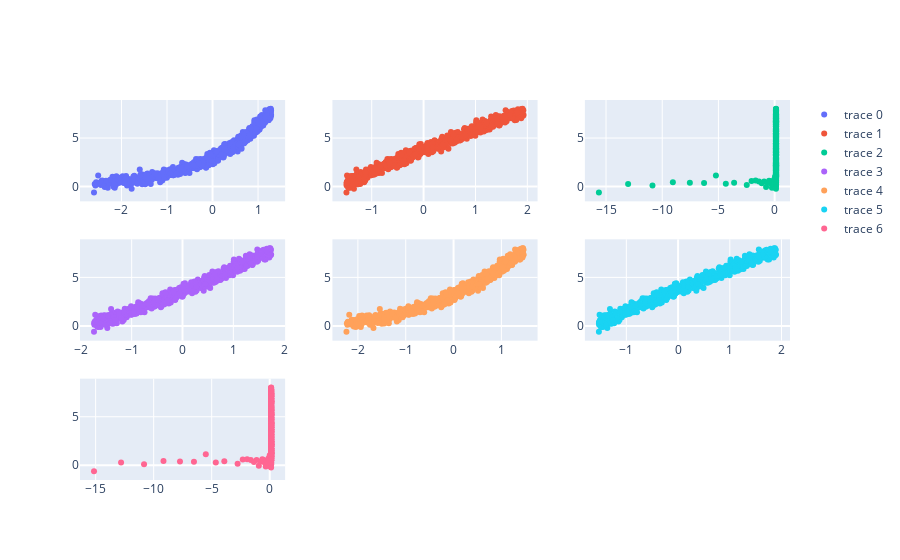

The notebook cell this image was saved under:
### Code cell
fig = make_subplots(rows=3, cols=3)

fig.add_trace(go.Scatter(x=data[:, 0], y=target, mode='markers'), 1, 1)
fig.add_trace(go.Scatter(x=data[:, 1], y=target, mode='markers'), 1, 2)
fig.add_trace(go.Scatter(x=data[:, 2], y=target, mode='markers'), 1, 3)
fig.add_trace(go.Scatter(x=data[:, 3], y=target, mode='markers'), 2, 1)
fig.add_trace(go.Scatter(x=data[:, 4], y=target, mode='markers'), 2, 2)
fig.add_trace(go.Scatter(x=data[:, 5], y=target, mode='markers'), 2, 3)
fig.add_trace(go.Scatter(x=data[:, 6], y=target, mode='markers'), 3, 1)

fig.show()

### Figure 1 — Plotly figure (JSON) as saved in the notebook; plotly's stock layout.template omitted (floating-point values rounded to 4 significant figures; data arrays with more than 128 entries replaced by an {"elided": "..."} marker saying what was removed)
{"data": [{"mode": "markers", "type": "scatter", "x": {"elided": "800 float values"}, "xaxis": "x", "y": {"elided": "800 float values"}, "yaxis": "y"}, {"mode": "markers", "type": "scatter", "x": {"elided": "800 float values"}, "xaxis": "x2", "y": {"elided": "800 float values"}, "yaxis": "y2"}, {"mode": "markers", "type": "scatter", "x": {"elided": "800 float values"}, "xaxis": "x3", "y": {"elided": "800 float values"}, "yaxis": "y3"}, {"mode": "markers", "type": "scatter", "x": {"elided": "800 float values"}, "xaxis": "x4", "y": {"elided": "800 float values"}, "yaxis": "y4"}, {"mode": "markers", "type": "scatter", "x": {"elided": "800 float values"}, "xaxis": "x5", "y": {"elided": "800 float values"}, "yaxis": "y5"}, {"mode": "markers", "type": "scatter", "x": {"elided": "800 float values"}, "xaxis": "x6", "y": {"elided": "800 float values"}, "yaxis": "y6"}, {"mode": "markers", "type": "scatter", "x": {"elided": "800 float values"}, "xaxis": "x7", "y": {"elided": "800 float values"}, "yaxis": "y7"}], "layout": {"xaxis": {"anchor": "y", "domain": [0, 0.2889]}, "xaxis2": {"anchor": "y2", "domain": [0.3556, 0.6444]}, "xaxis3": {"anchor": "y3", "domain": [0.7111, 1]}, "xaxis4": {"anchor": "y4", "domain": [0, 0.2889]}, "xaxis5": {"anchor": "y5", "domain": [0.3556, 0.6444]}, "xaxis6": {"anchor": "y6", "domain": [0.7111, 1]}, "xaxis7": {"anchor": "y7", "domain": [0, 0.2889]}, "xaxis8": {"anchor": "y8", "domain": [0.3556, 0.6444]}, "xaxis9": {"anchor": "y9", "domain": [0.7111, 1]}, "yaxis": {"anchor": "x", "domain": [0.7333, 1]}, "yaxis2": {"anchor": "x2", "domain": [0.7333, 1]}, "yaxis3": {"anchor": "x3", "domain": [0.7333, 1]}, "yaxis4": {"anchor": "x4", "domain": [0.3667, 0.6333]}, "yaxis5": {"anchor": "x5", "domain": [0.3667, 0.6333]}, "yaxis6": {"anchor": "x6", "domain": [0.3667, 0.6333]}, "yaxis7": {"anchor": "x7", "domain": [0, 0.2667]}, "yaxis8": {"anchor": "x8", "domain": [0, 0.2667]}, "yaxis9": {"anchor": "x9", "domain": [0, 0.2667]}}}
